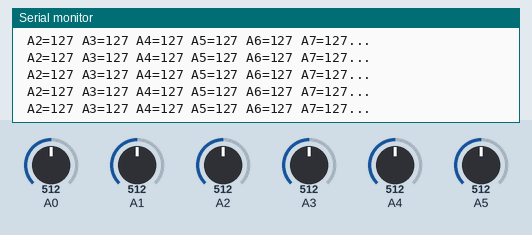
The sketch below on a simulated Arduino Uno, built with avr-gcc and run on an emulated ATmega328P. On the bench: the last lines printed to the serial monitor. The test bench sets the inputs (shaded band); at power-on: A0 = 512, A1 = 512, A2 = 512, A3 = 512, A4 = 512, A5 = 512.

Above: at 1.2 s.
1.3 s: A0 set to 409
At 1.33 s:
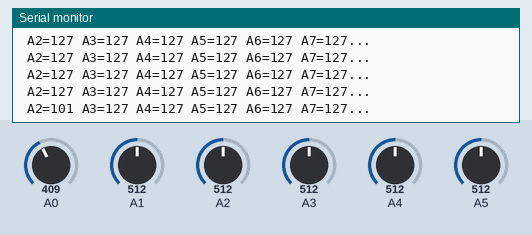
4.3 s: A0 set to 391
At 4.4 s:
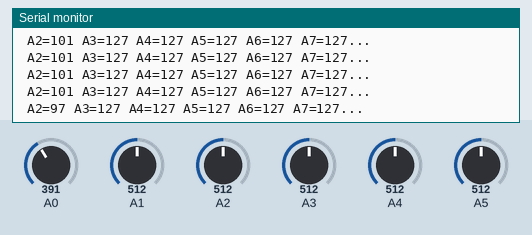
5.8 s: A1 set to 43
At 5.83 s:
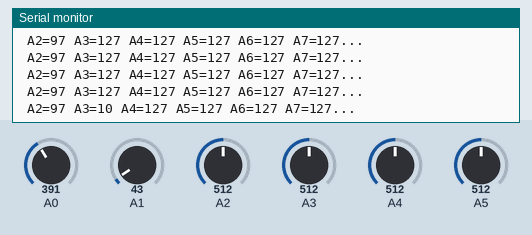
8.8 s: A1 set to 37
At 8.89 s:
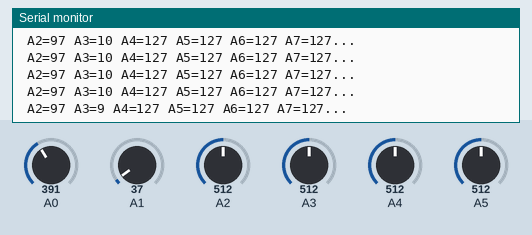
10.3 s: A2 set to 414
At 10.32 s:
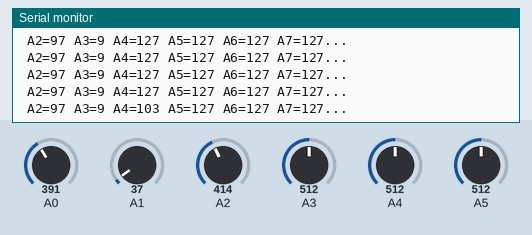
13.3 s: A2 set to 390
At 13.37 s:
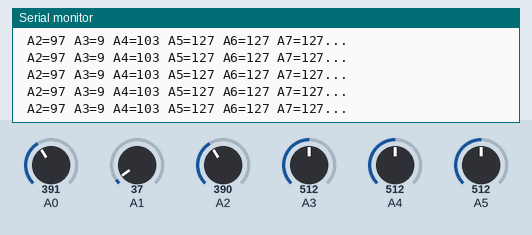
Timing chart, 0 to 15.8 s (numbered marks = the images above; inputs shaded):
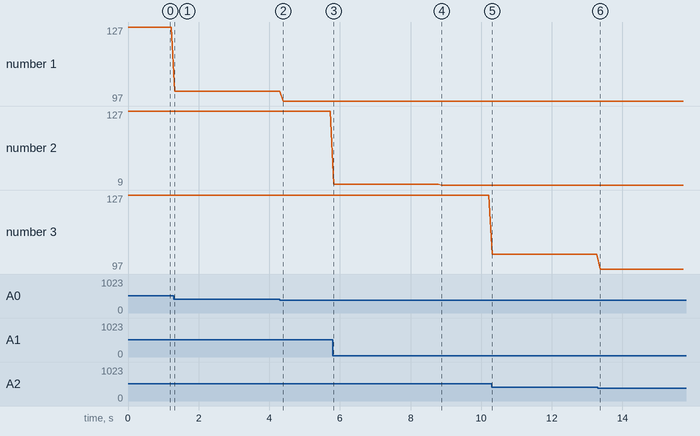

The sketch:

ADC_6CH_TEXT.ino
```cpp
//HETPRO
//WWW.HETPRO.COM.MX
//CONTACTO@HETPRO.COM.MX
//LICENCIA CREATIVE COMMONS SHARE ALIKE


int s2,s3,s4,s5,s6,s7;
int sb2,sb3,sb4,sb5,sb6,sb7;
void setup() {
  Serial.begin(9600);
}

void loop() {
  s2 = analogRead(A0);
  s3 = analogRead(A1);
  s4 = analogRead(A2);
  s5 = analogRead(A3);
  s6 = analogRead(A4);
  s7 = analogRead(A5);

  sb2 = map(s2, 0, 1023, 0, 255);
  sb3 = map(s3, 0, 1023, 0, 255);
  sb4 = map(s4, 0, 1023, 0, 255);
  sb5 = map(s5, 0, 1023, 0, 255);
  sb6 = map(s6, 0, 1023, 0, 255);
  sb7 = map(s7, 0, 1023, 0, 255);


  Serial.print(" A2=" );
  Serial.print(sb2);
  Serial.print(" A3=" );
  Serial.print(sb3);
  Serial.print(" A4=" );
  Serial.print(sb4);
  Serial.print(" A5=" );
  Serial.print(sb5);
  Serial.print(" A6=" );
  Serial.print(sb6);
  Serial.print(" A7=" );
  Serial.print(sb7);
  Serial.println("...");

  delay(100);
}
```

Measured:
- after the input at 1.3 s, the serial monitor: prints a new line at once (image 1)
- after the input at 4.3 s, the serial monitor: prints a new line after 0.09 s (image 2)
- after the input at 5.8 s, the serial monitor: prints a new line at once (image 3)
- after the input at 8.8 s, the serial monitor: prints a new line after 0.08 s (image 4)
- after the input at 10.3 s, the serial monitor: prints a new line at once (image 5)
- plotted number 1: 127 → 101 after the input at 1.3 s, 101 → 97 after the input at 4.3 s
- plotted number 2: 127 → 10 after the input at 5.8 s, 10 → 9 after the input at 8.8 s
- plotted number 3: 127 → 103 after the input at 10.3 s
